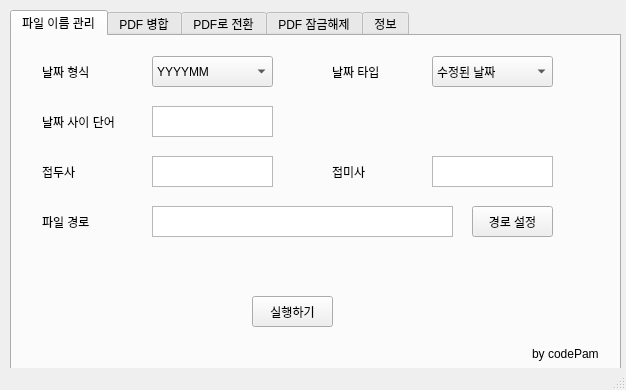
<?xml version="1.0" encoding="UTF-8"?>
<ui version="4.0">
 <class>MainWindow</class>
 <widget class="QMainWindow" name="MainWindow">
  <property name="geometry">
   <rect>
    <x>0</x>
    <y>0</y>
    <width>626</width>
    <height>390</height>
   </rect>
  </property>
  <property name="windowTitle">
   <string>MainWindow</string>
  </property>
  <widget class="QWidget" name="centralwidget">
   <widget class="QTabWidget" name="tabWidget">
    <property name="geometry">
     <rect>
      <x>10</x>
      <y>10</y>
      <width>611</width>
      <height>361</height>
     </rect>
    </property>
    <property name="currentIndex">
     <number>0</number>
    </property>
    <widget class="QWidget" name="tab_1">
     <attribute name="title">
      <string>파일 이름 관리</string>
     </attribute>
     <widget class="QComboBox" name="comboBox">
      <property name="geometry">
       <rect>
        <x>140</x>
        <y>20</y>
        <width>121</width>
        <height>31</height>
       </rect>
      </property>
      <item>
       <property name="text">
        <string>YYYYMM</string>
       </property>
      </item>
      <item>
       <property name="text">
        <string>YYMM</string>
       </property>
      </item>
      <item>
       <property name="text">
        <string>YYYYMMDD</string>
       </property>
      </item>
      <item>
       <property name="text">
        <string>YYMMDD</string>
       </property>
      </item>
      <item>
       <property name="text">
        <string>MMDD</string>
       </property>
      </item>
     </widget>
     <widget class="QTextEdit" name="textEdit">
      <property name="geometry">
       <rect>
        <x>140</x>
        <y>70</y>
        <width>121</width>
        <height>31</height>
       </rect>
      </property>
      <property name="font">
       <font>
        <pointsize>10</pointsize>
       </font>
      </property>
     </widget>
     <widget class="QLabel" name="label">
      <property name="geometry">
       <rect>
        <x>30</x>
        <y>20</y>
        <width>91</width>
        <height>31</height>
       </rect>
      </property>
      <property name="text">
       <string>날짜 형식</string>
      </property>
     </widget>
     <widget class="QLabel" name="label_2">
      <property name="geometry">
       <rect>
        <x>30</x>
        <y>70</y>
        <width>91</width>
        <height>31</height>
       </rect>
      </property>
      <property name="text">
       <string>날짜 사이 단어</string>
      </property>
     </widget>
     <widget class="QLabel" name="label_3">
      <property name="geometry">
       <rect>
        <x>30</x>
        <y>120</y>
        <width>91</width>
        <height>31</height>
       </rect>
      </property>
      <property name="text">
       <string>접두사</string>
      </property>
     </widget>
     <widget class="QTextEdit" name="textEdit_2">
      <property name="geometry">
       <rect>
        <x>140</x>
        <y>120</y>
        <width>121</width>
        <height>31</height>
       </rect>
      </property>
      <property name="font">
       <font>
        <pointsize>10</pointsize>
       </font>
      </property>
     </widget>
     <widget class="QTextEdit" name="textEdit_3">
      <property name="geometry">
       <rect>
        <x>420</x>
        <y>120</y>
        <width>121</width>
        <height>31</height>
       </rect>
      </property>
      <property name="font">
       <font>
        <pointsize>10</pointsize>
       </font>
      </property>
     </widget>
     <widget class="QLabel" name="label_4">
      <property name="geometry">
       <rect>
        <x>320</x>
        <y>120</y>
        <width>91</width>
        <height>31</height>
       </rect>
      </property>
      <property name="text">
       <string>접미사</string>
      </property>
     </widget>
     <widget class="QLabel" name="label_5">
      <property name="geometry">
       <rect>
        <x>30</x>
        <y>170</y>
        <width>61</width>
        <height>31</height>
       </rect>
      </property>
      <property name="text">
       <string>파일 경로</string>
      </property>
     </widget>
     <widget class="QPushButton" name="pushButton">
      <property name="geometry">
       <rect>
        <x>460</x>
        <y>170</y>
        <width>81</width>
        <height>31</height>
       </rect>
      </property>
      <property name="text">
       <string>경로 설정</string>
      </property>
     </widget>
     <widget class="QPushButton" name="pushButton_2">
      <property name="geometry">
       <rect>
        <x>240</x>
        <y>260</y>
        <width>81</width>
        <height>31</height>
       </rect>
      </property>
      <property name="text">
       <string>실행하기</string>
      </property>
     </widget>
     <widget class="QLabel" name="label_6">
      <property name="geometry">
       <rect>
        <x>520</x>
        <y>310</y>
        <width>71</width>
        <height>16</height>
       </rect>
      </property>
      <property name="text">
       <string>by codePam</string>
      </property>
     </widget>
     <widget class="QLabel" name="label_7">
      <property name="geometry">
       <rect>
        <x>320</x>
        <y>20</y>
        <width>91</width>
        <height>31</height>
       </rect>
      </property>
      <property name="text">
       <string>날짜 타입</string>
      </property>
     </widget>
     <widget class="QComboBox" name="comboBox_2">
      <property name="geometry">
       <rect>
        <x>420</x>
        <y>20</y>
        <width>121</width>
        <height>31</height>
       </rect>
      </property>
      <item>
       <property name="text">
        <string>수정된 날짜</string>
       </property>
      </item>
      <item>
       <property name="text">
        <string>다운로드된 날짜</string>
       </property>
      </item>
      <item>
       <property name="text">
        <string>최근 열어본 날짜</string>
       </property>
      </item>
      <item>
       <property name="text">
        <string>생성된 날짜</string>
       </property>
      </item>
     </widget>
     <widget class="QListWidget" name="listWidget">
      <property name="geometry">
       <rect>
        <x>140</x>
        <y>170</y>
        <width>301</width>
        <height>31</height>
       </rect>
      </property>
     </widget>
    </widget>
    <widget class="QWidget" name="tab_2">
     <attribute name="title">
      <string>PDF 병합</string>
     </attribute>
     <widget class="QLabel" name="label_8">
      <property name="geometry">
       <rect>
        <x>520</x>
        <y>310</y>
        <width>71</width>
        <height>16</height>
       </rect>
      </property>
      <property name="text">
       <string>by codePam</string>
      </property>
     </widget>
     <widget class="QListWidget" name="listWidget_2">
      <property name="geometry">
       <rect>
        <x>20</x>
        <y>10</y>
        <width>291</width>
        <height>311</height>
       </rect>
      </property>
     </widget>
     <widget class="QPushButton" name="pushButton_3">
      <property name="geometry">
       <rect>
        <x>370</x>
        <y>120</y>
        <width>71</width>
        <height>31</height>
       </rect>
      </property>
      <property name="text">
       <string>파일 추가</string>
      </property>
     </widget>
     <widget class="QPushButton" name="pushButton_4">
      <property name="geometry">
       <rect>
        <x>480</x>
        <y>120</y>
        <width>71</width>
        <height>31</height>
       </rect>
      </property>
      <property name="text">
       <string>파일 제거</string>
      </property>
     </widget>
     <widget class="QPushButton" name="pushButton_5">
      <property name="geometry">
       <rect>
        <x>360</x>
        <y>30</y>
        <width>211</width>
        <height>31</height>
       </rect>
      </property>
      <property name="text">
       <string>위로 이동</string>
      </property>
     </widget>
     <widget class="QPushButton" name="pushButton_6">
      <property name="geometry">
       <rect>
        <x>360</x>
        <y>70</y>
        <width>211</width>
        <height>31</height>
       </rect>
      </property>
      <property name="text">
       <string>아래로 이동</string>
      </property>
     </widget>
     <widget class="QListWidget" name="listWidget_3">
      <property name="geometry">
       <rect>
        <x>360</x>
        <y>210</y>
        <width>211</width>
        <height>31</height>
       </rect>
      </property>
     </widget>
     <widget class="QPushButton" name="pushButton_7">
      <property name="geometry">
       <rect>
        <x>360</x>
        <y>170</y>
        <width>211</width>
        <height>31</height>
       </rect>
      </property>
      <property name="text">
       <string>저장 위치 설정</string>
      </property>
     </widget>
     <widget class="QPushButton" name="pushButton_8">
      <property name="geometry">
       <rect>
        <x>420</x>
        <y>260</y>
        <width>91</width>
        <height>31</height>
       </rect>
      </property>
      <property name="text">
       <string>병합</string>
      </property>
     </widget>
    </widget>
    <widget class="QWidget" name="tab_3">
     <attribute name="title">
      <string>PDF로 전환</string>
     </attribute>
     <widget class="QLabel" name="label_14">
      <property name="geometry">
       <rect>
        <x>520</x>
        <y>310</y>
        <width>71</width>
        <height>16</height>
       </rect>
      </property>
      <property name="text">
       <string>by codePam</string>
      </property>
     </widget>
     <widget class="QListWidget" name="listWidget_5">
      <property name="geometry">
       <rect>
        <x>20</x>
        <y>10</y>
        <width>291</width>
        <height>311</height>
       </rect>
      </property>
     </widget>
     <widget class="QLabel" name="label_16">
      <property name="geometry">
       <rect>
        <x>360</x>
        <y>20</y>
        <width>211</width>
        <height>31</height>
       </rect>
      </property>
      <property name="text">
       <string>파일 형식</string>
      </property>
      <property name="alignment">
       <set>Qt::AlignCenter</set>
      </property>
     </widget>
     <widget class="QComboBox" name="comboBox_3">
      <property name="geometry">
       <rect>
        <x>360</x>
        <y>60</y>
        <width>211</width>
        <height>31</height>
       </rect>
      </property>
      <item>
       <property name="text">
        <string>PowerPoint</string>
       </property>
      </item>
      <item>
       <property name="text">
        <string>Word</string>
       </property>
      </item>
     </widget>
     <widget class="QPushButton" name="pushButton_9">
      <property name="geometry">
       <rect>
        <x>360</x>
        <y>120</y>
        <width>211</width>
        <height>31</height>
       </rect>
      </property>
      <property name="text">
       <string>파일 추가</string>
      </property>
     </widget>
     <widget class="QPushButton" name="pushButton_10">
      <property name="geometry">
       <rect>
        <x>360</x>
        <y>180</y>
        <width>211</width>
        <height>31</height>
       </rect>
      </property>
      <property name="text">
       <string>파일 제거</string>
      </property>
     </widget>
     <widget class="QPushButton" name="pushButton_11">
      <property name="geometry">
       <rect>
        <x>420</x>
        <y>260</y>
        <width>91</width>
        <height>31</height>
       </rect>
      </property>
      <property name="text">
       <string>전환</string>
      </property>
     </widget>
    </widget>
    <widget class="QWidget" name="tab_4">
     <attribute name="title">
      <string>PDF 잠금해제</string>
     </attribute>
     <widget class="QLabel" name="label_15">
      <property name="geometry">
       <rect>
        <x>520</x>
        <y>310</y>
        <width>71</width>
        <height>16</height>
       </rect>
      </property>
      <property name="text">
       <string>by codePam</string>
      </property>
     </widget>
     <widget class="QListWidget" name="listWidget_4">
      <property name="geometry">
       <rect>
        <x>20</x>
        <y>10</y>
        <width>291</width>
        <height>311</height>
       </rect>
      </property>
     </widget>
     <widget class="QPushButton" name="pushButton_13">
      <property name="geometry">
       <rect>
        <x>360</x>
        <y>180</y>
        <width>211</width>
        <height>31</height>
       </rect>
      </property>
      <property name="text">
       <string>파일 제거</string>
      </property>
     </widget>
     <widget class="QLabel" name="label_17">
      <property name="geometry">
       <rect>
        <x>390</x>
        <y>30</y>
        <width>181</width>
        <height>20</height>
       </rect>
      </property>
      <property name="text">
       <string>본 pdf 파일(들)에 대해 잠금 해제</string>
      </property>
      <property name="alignment">
       <set>Qt::AlignLeading|Qt::AlignLeft|Qt::AlignTop</set>
      </property>
     </widget>
     <widget class="QPushButton" name="pushButton_12">
      <property name="geometry">
       <rect>
        <x>360</x>
        <y>120</y>
        <width>211</width>
        <height>31</height>
       </rect>
      </property>
      <property name="text">
       <string>파일 추가</string>
      </property>
     </widget>
     <widget class="QLabel" name="label_18">
      <property name="geometry">
       <rect>
        <x>390</x>
        <y>50</y>
        <width>171</width>
        <height>20</height>
       </rect>
      </property>
      <property name="text">
       <string>및 편집을 할 수 있는 권한을</string>
      </property>
      <property name="alignment">
       <set>Qt::AlignLeading|Qt::AlignLeft|Qt::AlignTop</set>
      </property>
     </widget>
     <widget class="QLabel" name="label_19">
      <property name="geometry">
       <rect>
        <x>390</x>
        <y>70</y>
        <width>171</width>
        <height>20</height>
       </rect>
      </property>
      <property name="text">
       <string>갖고있습니다.</string>
      </property>
      <property name="alignment">
       <set>Qt::AlignLeading|Qt::AlignLeft|Qt::AlignTop</set>
      </property>
     </widget>
     <widget class="QCheckBox" name="checkBox">
      <property name="geometry">
       <rect>
        <x>360</x>
        <y>40</y>
        <width>16</width>
        <height>16</height>
       </rect>
      </property>
      <property name="text">
       <string/>
      </property>
     </widget>
     <widget class="QPushButton" name="pushButton_14">
      <property name="geometry">
       <rect>
        <x>420</x>
        <y>260</y>
        <width>91</width>
        <height>31</height>
       </rect>
      </property>
      <property name="text">
       <string>잠금 해제</string>
      </property>
     </widget>
    </widget>
    <widget class="QWidget" name="tab">
     <attribute name="title">
      <string>정보</string>
     </attribute>
     <widget class="QLabel" name="label_9">
      <property name="geometry">
       <rect>
        <x>30</x>
        <y>30</y>
        <width>161</width>
        <height>16</height>
       </rect>
      </property>
      <property name="text">
       <string>제작자      codePam</string>
      </property>
     </widget>
     <widget class="QLabel" name="label_10">
      <property name="geometry">
       <rect>
        <x>30</x>
        <y>110</y>
        <width>231</width>
        <height>16</height>
       </rect>
      </property>
      <property name="text">
       <string>이메일      codepam2020@gmail.com</string>
      </property>
     </widget>
     <widget class="QLabel" name="label_11">
      <property name="geometry">
       <rect>
        <x>30</x>
        <y>150</y>
        <width>371</width>
        <height>16</height>
       </rect>
      </property>
      <property name="text">
       <string>문의사항이나 개선사항이 있으면 위 메일로 연락주세요</string>
      </property>
     </widget>
     <widget class="QLabel" name="label_12">
      <property name="geometry">
       <rect>
        <x>140</x>
        <y>240</y>
        <width>301</width>
        <height>31</height>
       </rect>
      </property>
      <property name="text">
       <string>@@@우석 컴퓨팅사고 창작대회 제출용@@@</string>
      </property>
      <property name="alignment">
       <set>Qt::AlignCenter</set>
      </property>
     </widget>
     <widget class="QLabel" name="label_13">
      <property name="geometry">
       <rect>
        <x>30</x>
        <y>70</y>
        <width>221</width>
        <height>16</height>
       </rect>
      </property>
      <property name="text">
       <string>GitHub      github.com/codepam2020</string>
      </property>
     </widget>
     <widget class="QLabel" name="label_20">
      <property name="geometry">
       <rect>
        <x>30</x>
        <y>180</y>
        <width>251</width>
        <height>31</height>
       </rect>
      </property>
      <property name="text">
       <string>위 깃허브 주소에 코드를 공개해두었습니다</string>
      </property>
     </widget>
    </widget>
   </widget>
  </widget>
  <widget class="QStatusBar" name="statusbar"/>
 </widget>
 <resources/>
 <connections/>
</ui>
